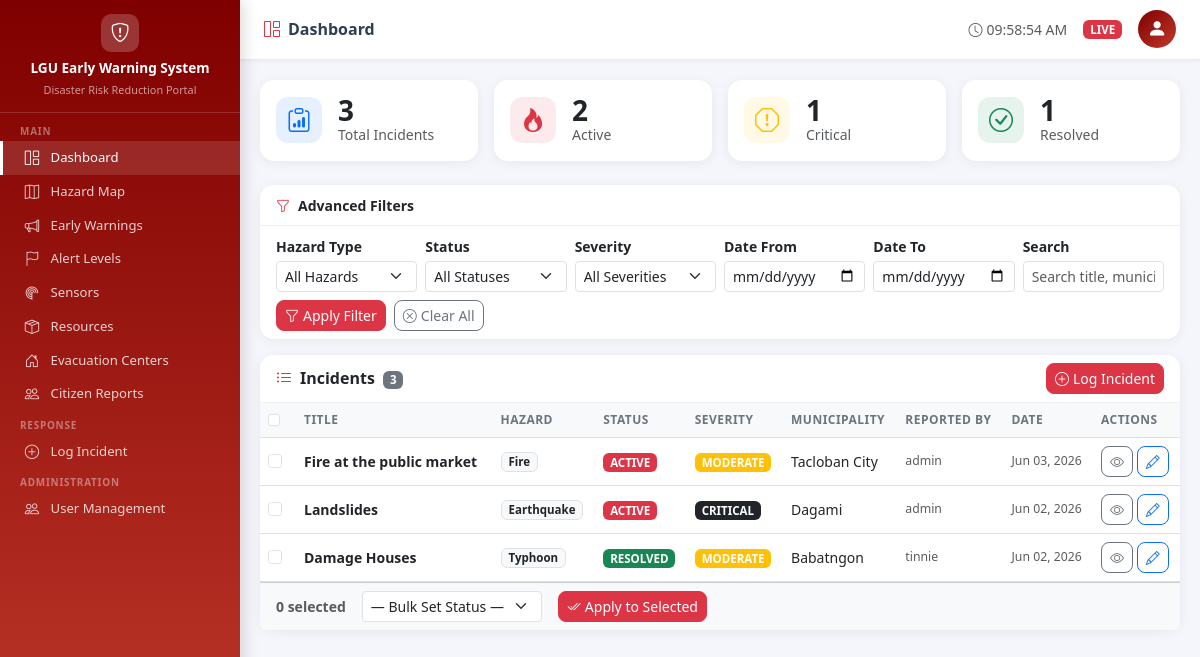
Page /dashboard/ (signed in) on the committed database.
### incidents/models.py (models this page shows, shortened)
class Incident(models.Model):
    STATUS_CHOICES = [
        ('ACTIVE', 'Active'),
        ('MONITORING', 'Monitoring'),
        ('RESOLVED', 'Resolved'),
        ('CLOSED', 'Closed'),
    ]
    SEVERITY_CHOICES = [
        ('LOW', 'Low'),
        ('MODERATE', 'Moderate'),
        ('HIGH', 'High'),
        ('CRITICAL', 'Critical'),
    ]
    title = models.CharField(max_length=200)
    description = models.TextField()
    hazard_type = models.CharField(max_length=20, choices=HazardSensor.HAZARD_TYPES)
    status = models.CharField(max_length=20, choices=STATUS_CHOICES, default='ACTIVE')
    severity = models.CharField(max_length=10, choices=SEVERITY_CHOICES, default='MODERATE')
    municipality = models.CharField(max_length=100)
    image = models.ImageField(upload_to="hazards/", null=True, blank=True)
    latitude = models.FloatField(null=True, blank=True)
    longitude = models.FloatField(null=True, blank=True)
    created_at = models.DateTimeField(auto_now_add=True)
    location_details = models.TextField(help_text='Street, barangay, landmarks')
    reported_by = models.ForeignKey(User, on_delete=models.CASCADE)
    sensor = models.ForeignKey(
        HazardSensor, on_delete=models.SET_NULL,
        null=True, blank=True, related_name='incidents'
    )
    affected_population = models.PositiveIntegerField(default=0)
    created_at = models.DateTimeField(auto_now_add=True)
    updated_at = models.DateTimeField(auto_now=True)
    class Meta:
        ordering = ['-created_at']
        permissions = [
            ('can_bulk_update', 'Can bulk update incident status'),
            ('can_view_all', 'Can view all incidents'),
        ]

### accounts/models.py (models this page shows, shortened)
class User(AbstractUser):
    ROLE_LGU_ADMIN = 'LGU_ADMIN'
    ROLE_DISPATCHER = 'DISPATCHER'
    ROLE_PUBLIC = 'PUBLIC'
    ROLE_CHOICES = [
        (ROLE_LGU_ADMIN, 'LGU Admin'),
        (ROLE_DISPATCHER, 'Dispatcher'),
        (ROLE_PUBLIC, 'Public Viewer'),
    ]
    role = models.CharField(max_length=20, choices=ROLE_CHOICES, default=ROLE_PUBLIC)
    municipality = models.CharField(max_length=100, blank=True)
    contact_number = models.CharField(max_length=20, blank=True)
    profile_photo = models.ImageField(upload_to='profiles/', blank=True, null=True)
    def is_lgu_admin(self):
        return self.role == self.ROLE_LGU_ADMIN

### incidents/views.py (the view, shortened to what this page needs)
# urls.py: path('dashboard/', views.dashboard, name='dashboard'),
@login_required
def dashboard(request):
    user = request.user
    if user.is_lgu_admin():
        qs = Incident.objects.all()
    elif user.is_dispatcher():
        view_all = request.GET.get('view') == 'all'
        qs = Incident.objects.all() if view_all else Incident.objects.filter(reported_by=user)
    else:
        qs = Incident.objects.filter(status__in=['ACTIVE', 'MONITORING'])
    filter_form = IncidentFilterForm(request.GET or None)
    paginator = Paginator(qs, 10)
    page = request.GET.get('page', 1)
    incidents = paginator.get_page(page)
    sensors = HazardSensor.objects.all()
    active_warnings = EarlyWarning.objects.filter(is_active=True).order_by('-created_at')[:5]
    base_qs = Incident.objects.all() if user.is_lgu_admin() else qs
    stats = {
        'total': base_qs.count(),
        'active': base_qs.filter(status='ACTIVE').count(),
        'critical': base_qs.filter(severity='CRITICAL').count(),
        'resolved': base_qs.filter(status='RESOLVED').count(),
    }
    params = request.GET.copy()
    params.pop('page', None)
    return render(request, 'incidents/dashboard.html', {
        'incidents': incidents,
        'filter_form': filter_form,
        'sensors': sensors,
        'active_warnings': active_warnings,
        'stats': stats,
        'request_get': params.urlencode(),
    })

### incidents/forms.py
class IncidentFilterForm(forms.Form):
    HAZARD_CHOICES = [('', 'All Hazards')] + list(HazardSensor.HAZARD_TYPES)
    STATUS_CHOICES = [('', 'All Statuses')] + list(Incident.STATUS_CHOICES)
    SEVERITY_CHOICES = [('', 'All Severities')] + list(Incident.SEVERITY_CHOICES)
    hazard_type = forms.ChoiceField(choices=HAZARD_CHOICES, required=False, widget=forms.Select(attrs={'class': 'form-select form-select-sm'}))
    status = forms.ChoiceField(choices=STATUS_CHOICES, required=False, widget=forms.Select(attrs={'class': 'form-select form-select-sm'}))
    severity = forms.ChoiceField(choices=SEVERITY_CHOICES, required=False, widget=forms.Select(attrs={'class': 'form-select form-select-sm'}))
    date_from = forms.DateField(required=False, widget=forms.DateInput(attrs={'class': 'form-control form-control-sm', 'type': 'date'}))
    date_to = forms.DateField(required=False, widget=forms.DateInput(attrs={'class': 'form-control form-control-sm', 'type': 'date'}))
    search = forms.CharField(required=False, widget=forms.TextInput(attrs={'class': 'form-control form-control-sm', 'placeholder': 'Search title, municipality...'}))

### incidents/templatetags/incident_tags.py (called while the page is built)
@register.simple_tag
def status_badge(status):
    colors = {
        'ACTIVE': 'danger',
        'MONITORING': 'warning',
        'RESOLVED': 'success',
        'CLOSED': 'secondary',
    }
    c = colors.get(status, 'secondary')
    return mark_safe(f'<span class="badge bg-{c}">{status}</span>')

@register.simple_tag
def severity_badge(severity):
    colors = {
        'LOW': 'info',
        'MODERATE': 'warning',
        'HIGH': 'danger',
        'CRITICAL': 'dark',
    }
    c = colors.get(severity, 'secondary')
    return mark_safe(f'<span class="badge bg-{c}">{severity}</span>')

### templates/incidents/dashboard.html (shortened to what this page needs)
{% extends 'base.html' %}
{% load incident_tags %}
{% block nav_dashboard %}active{% endblock %}
{% block page_title %}<i class="bi bi-grid-1x2 me-2 text-danger"></i>Dashboard{% endblock %}
{% block content %}
<div class="row g-3 mb-4">
  <div class="col-6 col-lg-3">
    <div class="card h-100">
      <div class="card-body d-flex align-items-center gap-3">
        <div class="stat-icon bg-primary bg-opacity-10"><i class="bi bi-clipboard-data text-primary fs-4"></i></div>
        <div><div class="fw-bold fs-3 lh-1">{{ stats.total }}</div><div class="text-muted small">Total Incidents</div></div>
      </div>
    </div>
  </div>
  <div class="col-6 col-lg-3">
    <div class="card h-100">
      <div class="card-body d-flex align-items-center gap-3">
        <div class="stat-icon bg-danger bg-opacity-10"><i class="bi bi-fire text-danger fs-4"></i></div>
        <div><div class="fw-bold fs-3 lh-1">{{ stats.active }}</div><div class="text-muted small">Active</div></div>
      </div>
    </div>
  </div>
  <div class="col-6 col-lg-3">
    <div class="card h-100">
      <div class="card-body d-flex align-items-center gap-3">
        <div class="stat-icon bg-warning bg-opacity-10"><i class="bi bi-exclamation-octagon text-warning fs-4"></i></div>
        <div><div class="fw-bold fs-3 lh-1">{{ stats.critical }}</div><div class="text-muted small">Critical</div></div>
      </div>
    </div>
  </div>
  <div class="col-6 col-lg-3">
    <div class="card h-100">
      <div class="card-body d-flex align-items-center gap-3">
        <div class="stat-icon bg-success bg-opacity-10"><i class="bi bi-check-circle text-success fs-4"></i></div>
        <div><div class="fw-bold fs-3 lh-1">{{ stats.resolved }}</div><div class="text-muted small">Resolved</div></div>
      </div>
    </div>
  </div>
</div>
<div class="card mb-3">
  <div class="card-header bg-white py-2">
    <span class="fw-semibold small"><i class="bi bi-funnel me-2 text-danger"></i>Advanced Filters</span>
  </div>
  <div class="card-body py-2">
    <form method="get" id="filter-form">
      <div class="row g-2 align-items-end">
        <div class="col-6 col-md-2">
          <label class="form-label small fw-semibold mb-1">Hazard Type</label>
          {{ filter_form.hazard_type }}
        </div>
        <div class="col-6 col-md-2">
          <label class="form-label small fw-semibold mb-1">Status</label>
          {{ filter_form.status }}
        </div>
        <div class="col-6 col-md-2">
          <label class="form-label small fw-semibold mb-1">Severity</label>
          {{ filter_form.severity }}
        </div>
        <div class="col-6 col-md-2">
          <label class="form-label small fw-semibold mb-1">Date From</label>
          {{ filter_form.date_from }}
        </div>
        <div class="col-6 col-md-2">
          <label class="form-label small fw-semibold mb-1">Date To</label>
          {{ filter_form.date_to }}
        </div>
        <div class="col-6 col-md-2">
          <label class="form-label small fw-semibold mb-1">Search</label>
          {{ filter_form.search }}
        </div>
        <div class="col-12 d-flex gap-2 flex-wrap">
          <button type="submit" class="btn btn-danger btn-sm"><i class="bi bi-funnel me-1"></i>Apply Filter</button>
          <a href="{% url 'dashboard' %}" class="btn btn-outline-secondary btn-sm"><i class="bi bi-x-circle me-1"></i>Clear All</a>
        </div>
      </div>
    </form>
  </div>
</div>
<div class="card">
  <div class="card-header bg-white d-flex justify-content-between align-items-center py-2">
    <span class="fw-semibold">
      <i class="bi bi-list-ul me-2 text-danger"></i>Incidents
      <span class="badge bg-secondary ms-1">{{ incidents.paginator.count }}</span>
    </span>
    {% if user.role != 'PUBLIC' %}
    <a href="{% url 'incident_create' %}" class="btn btn-danger btn-sm">
      <i class="bi bi-plus-circle me-1"></i>Log Incident
    </a>
    {% endif %}
  </div>
  {% if user.role == 'LGU_ADMIN' %}
  <form method="post" action="{% url 'bulk_update' %}" id="bulk-form">
  {% endif %}
  <div class="table-responsive">
    <table class="table table-hover mb-0 align-middle">
      <thead class="table-light">
        <tr>
          {% if user.role == 'LGU_ADMIN' %}
          <th width="36"><input type="checkbox" id="select-all" class="form-check-input" title="Select all"></th>
          {% endif %}
          <th>Title</th>
          <th>Hazard</th>
          <th>Status</th>
          <th>Severity</th>
          <th>Municipality</th>
          <th>Reported By</th>
          <th>Date</th>
          <th>Actions</th>
        </tr>
      </thead>
      <tbody>
      {% for incident in incidents %}
      <tr>
        {% if user.role == 'LGU_ADMIN' %}
        <td><input type="checkbox" class="form-check-input row-check" value="{{ incident.id }}"></td>
        {% endif %}
        <td><strong>{{ incident.title|truncatechars:38 }}</strong></td>
        <td><span class="badge bg-light text-dark border">{{ incident.get_hazard_type_display }}</span></td>
        <td>{% status_badge incident.status %}</td>
        <td>{% severity_badge incident.severity %}</td>
        <td>{{ incident.municipality }}</td>
        <td class="text-muted small">{{ incident.reported_by.username|default:"—" }}</td>
        <td class="text-muted small">{{ incident.created_at|date:"M d, Y" }}</td>
        <td>
          <a href="{% url 'incident_detail' incident.pk %}" class="btn btn-sm btn-outline-secondary" title="View"><i class="bi bi-eye"></i></a>
          {% if user.role == 'LGU_ADMIN' or incident.reported_by == user %}
          <a href="{% url 'incident_edit' incident.pk %}" class="btn btn-sm btn-outline-primary" title="Edit"><i class="bi bi-pencil"></i></a>
          {% endif %}
        </td>
      </tr>
      {% endfor %}
      </tbody>
    </table>
  </div>
  {% if user.role == 'LGU_ADMIN' %}
  <div class="card-footer bg-light d-flex align-items-center gap-3 flex-wrap">
    <span class="text-muted small fw-semibold" id="sel-count">0 selected</span>
    <select id="bulk-status-select" class="form-select form-select-sm" style="width:180px;">
      <option value="">— Bulk Set Status —</option>
    </select>
    <button type="button" onclick="submitBulk()" class="btn btn-danger btn-sm">
      <i class="bi bi-check2-all me-1"></i>Apply to Selected
    </button>
  </div>
  </form>
  {% endif %}
</div>
{% endblock %}

### templates/base.html (style rules this page uses)
body { background: #f4f6fb; font-family: 'Segoe UI', sans-serif; }
.card { border: none; border-radius: 14px; box-shadow: 0 2px 12px rgba(0,0,0,.06); }
.card-header { border-radius: 14px 14px 0 0 !important; border-bottom: 1px solid rgba(0,0,0,.06); }
.stat-icon { width: 46px; height: 46px; border-radius: 12px; display: flex; align-items: center; justify-content: center; }
.table { font-size: .875rem; }
.table th { font-weight: 600; font-size: .75rem; text-transform: uppercase; letter-spacing: .04em; color: #6c757d; }
.badge { font-size: .72rem; padding: .3em .6em; }
.btn { border-radius: 8px; font-size: .875rem; }

### rows in the picture
Incident: title "Fire at the public market", hazard_type "Fire", status "ACTIVE", severity "MODERATE", municipality "Tacloban City", reported_by.username "admin", created_at "Jun 03, 2026"
Incident: title "Landslides", hazard_type "Earthquake", status "ACTIVE", severity "CRITICAL", municipality "Dagami", reported_by.username "admin", created_at "Jun 02, 2026"
Incident: title "Damage Houses", hazard_type "Typhoon", status "RESOLVED", severity "MODERATE", municipality "Babatngon", reported_by.username "tinnie", created_at "Jun 02, 2026"

### other values in the picture
{{ stats.total }} "3"
{{ stats.active }} "2"
{{ stats.critical }} "1"
{{ stats.resolved }} "1"
{{ incidents.paginator.count }} "3"
